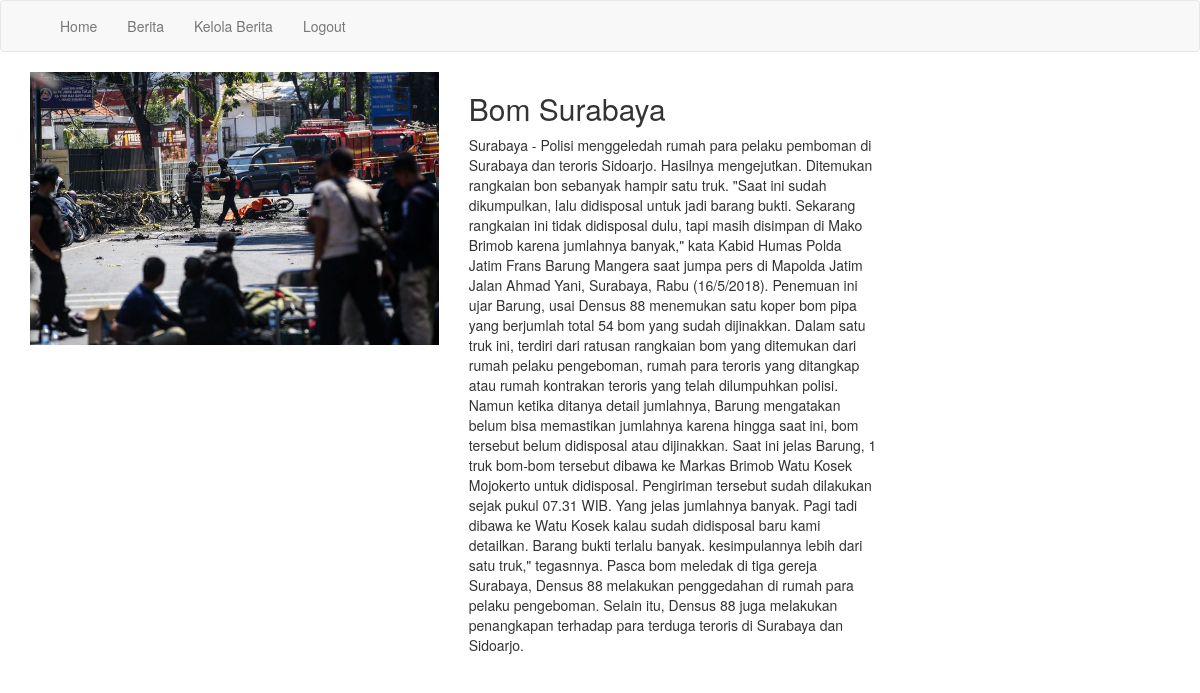
Screenshot of /detail.php?id=3 with the database file from the repository.
### tables this page shows
CREATE TABLE `berita` (
  `id_berita` int(11) NOT NULL,
  `id_kategori` int(11) NOT NULL,
  `nama_berita` varchar(250) NOT NULL,
  `deskripsi_berita` text NOT NULL,
  `gambar_berita` varchar(250) NOT NULL
);

### class.php (called while the page is built, shortened)
<?php
$mysqli= new mysqli("localhost","root","","tugasprak");
class berita
{
	public $koneksi;
	function __construct($mysqli)
	{
		$this->koneksi=$mysqli;
	}
function ambilberita($id_berita)
{
	$ambil=$this->koneksi->query("SELECT * FROM berita WHERE id_berita='$id_berita'");
	$pecah=$ambil->fetch_assoc();
	return $pecah;
}
}
$berita = new berita($mysqli);
?>

### detail.php (the view, shortened to what this page needs)
<?php include'class.php'; ?>
<!DOCTYPE html>
<html>
<head>
	<link rel="stylesheet" href="css/bootstrap.css">
</head>
<body>
	<?php include 'navbar.php'; ?>
	<?php
		$idp=$_GET['id'];
		$databerita = $berita->ambilberita($idp);
	 ?>
	 <section class="content">
		<div class="container">
			<div class="row">
				<div class="col-md-9">
					<div class="row">
						<div class="col-md-6">
							<div class="product-image">
								<img src="foto_berita/<?php echo $databerita['gambar_berita']; ?>" alt="" class="img-responsive">
							</div>
						</div>
						<div class="col-md-6">
							<h2 class="product-title"><?php echo $databerita['nama_berita']; ?></h2>
							<p>
								<?php echo $databerita['deskripsi_berita']; ?>
							</p>
						</div>
					</div>
				</div>
			</div>
		</div>
	</section>
</body>
</html>

### rows the page displays
berita: gambar_berita (picture), nama_berita "Bom Surabaya", deskripsi_berita "Surabaya - Polisi menggeledah rumah para pelaku pemboman di Surabaya dan teroris Sidoarjo. Hasilnya mengejutkan. Ditemukan rangkaian bon sebanyak hampir satu truk. \"Saat ini sudah dikumpulkan, lalu didisposal untuk jadi barang bukti. Sekarang rangkaian ini tidak didisposal dulu, tapi masih disimpan di Mako Brimob karena jumlahnya banyak,\" kata Kabid Humas Polda Jatim Frans Barung Mangera saat jumpa pers di Mapolda Jatim Jalan Ahmad Yani, Surabaya, Rabu (16/5/2018). Penemuan ini ujar Barung, usai Densus 88 menemukan satu koper bom pipa yang berjumlah total 54 bom yang sudah dijinakkan. Dalam satu truk ini, terdiri dari ratusan rangkaian bom yang ditemukan dari rumah pelaku pengeboman, rumah…"
